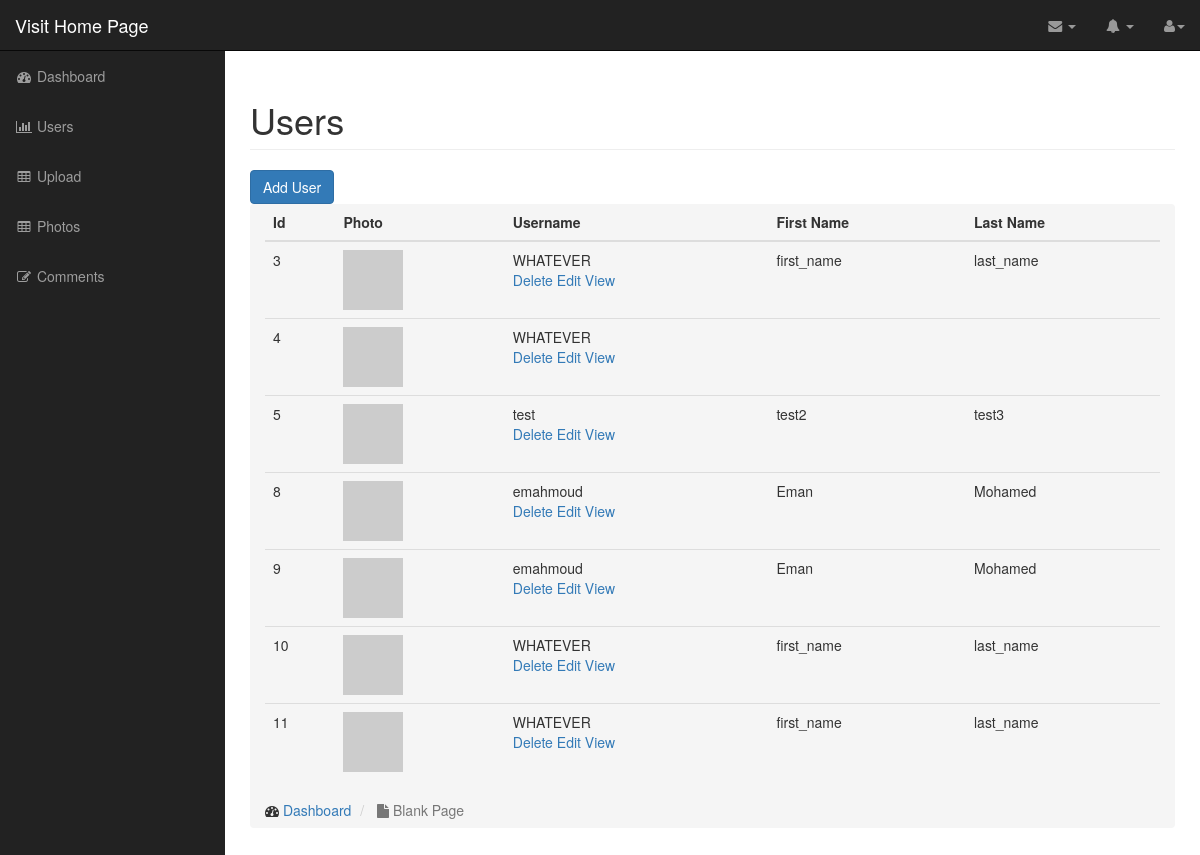
/admin/users.php (signed in), run on the app's committed database.
### tables this page shows
CREATE TABLE `users` (
  `id` int(11) NOT NULL,
  `username` varchar(250) NOT NULL,
  `password` varchar(250) NOT NULL,
  `first_name` varchar(250) NOT NULL,
  `last_name` varchar(250) NOT NULL,
  `user_image` varchar(250) DEFAULT NULL
);

### admin/includes/database.php (called while the page is built, shortened)
<?php
class Database {
    public $connection;
    public function open_db_connection() {
        $this->connection = new mysqli(DB_HOST, DB_USER, DB_PASS, DB_NAME);
    }
        public function query($sql) {
        $result = $this->connection->query($sql);
        return $result;
    }
}
$database = new Database();
?>

### admin/includes/db_object.php (called while the page is built, shortened)
<?php
class Db_object
{
    public static function find_all()
    {
        return static::find_by_query("SELECT * FROM ".static::$db_table." ");
    }
    public static function find_by_query($sql)
    {
        global $database;
        $result_set       = $database->query($sql);
        $the_object_array = array();
        while ($row = mysqli_fetch_array($result_set)) {
            $the_object_array[] = static::instantiation($row);
        }
        return $the_object_array;
    }
    public static function instantiation($the_record)
    {
        $the_object    = new $calling_class;
        foreach ($the_record as $the_attribute => $value) {
            if ($the_object->has_the_attribute($the_attribute)) {
                $the_object->$the_attribute = $value;
            }
        }
        return $the_object;
    }
    private function has_the_attribute($the_attribute)
    {
        $object_properties = get_object_vars($this);
        return array_key_exists($the_attribute, $object_properties);
    }
}

### admin/includes/user.php (called while the page is built, shortened)
<?php
class User extends Db_object
{
    public $user_image;
    public $upload_directory = "images";
    public $image_placeholder = "http://placehold.it/400X400&text=image";
    public function image_path_and_placeholder()
    {
        return empty($this->user_image) ? $this->image_placeholder : $this->upload_directory.DS.$this->user_image;
    }
}

### admin/users.php (the view, shortened to what this page needs)
<?php include("includes/header.php"); ?>
<?php
$users = User::find_all();
?>
    <nav class="navbar navbar-inverse navbar-fixed-top" role="navigation">
        <?php include("includes/top_nav.php") ?>
        <?php include("includes/side_nav.php") ?>
    </nav>
    <div id="page-wrapper">
        <div class="container-fluid">
            <div class="row">
                <div class="col-lg-12">
                    <h1 class="page-header">
                        Users
                    </h1>
                    <a href="add_user.php" class="btn btn-primary">Add User</a>
                    <div class="col-md-12">
                        <table class="table table-hover">
                            <thead>
                            <tr>
                                <th>Id</th>
                                <th>Photo</th>
                                <th>Username</th>
                                <th>First Name</th>
                                <th>Last Name</th>
                            </tr>
                            </thead>
                            <tbody>
                            <?php foreach ($users as $user): ?>
                                <tr>
                                    <td><?php echo $user->id; ?></td>
                                    <td><img class="admin-user-thumbnail" src="<?php echo $user->image_path_and_placeholder() ?>" style="width: 60px; height: 60px" alt=""></td>
                                    <td><?php echo $user->username; ?>
                                    <div class="action_links">
                                        <a href="delete_user.php?id=<?php echo $user->id; ?>">Delete</a>
                                        <a href="edit_user.php?id=<?php echo $user->id ?>">Edit</a>
                                        <a href="">View</a>
                                    </div>
                                    </td>
                                    <td><?php echo $user->first_name ?></td>
                                    <td><?php echo $user->last_name ?></td>
                                </tr>
                            <?php endforeach; ?>
                            </tbody>
                        </table>
                    </div>
                    <ol class="breadcrumb">
                        <li>
                            <i class="fa fa-dashboard"></i> <a href="index.html">Dashboard</a>
                        </li>
                        <li class="active">
                            <i class="fa fa-file"></i> Blank Page
                        </li>
                    </ol>
                </div>
            </div>
        </div>
    </div>
<?php include("includes/footer.php"); ?>

### admin/css/sb-admin.css (style rules this page uses)
body { margin-top: 100px; background-color: #222; }
@media (min-width:768px) { body { margin-top: 50px; } }
#page-wrapper { width: 100%; padding: 0; background-color: #fff; }
@media (min-width:768px) { #page-wrapper { padding: 10px; } }

### data on the page
users: id "3", username "WHATEVER", first_name "first_name", last_name "last_name"
users: id "4", username "WHATEVER"
users: id "5", username "test", first_name "test2", last_name "test3"
users: id "8", username "emahmoud", first_name "Eman", last_name "Mohamed"
users: id "9", username "emahmoud", first_name "Eman", last_name "Mohamed"
users: id "10", username "WHATEVER", first_name "first_name", last_name "last_name"
users: id "11", username "WHATEVER", first_name "first_name", last_name "last_name"
